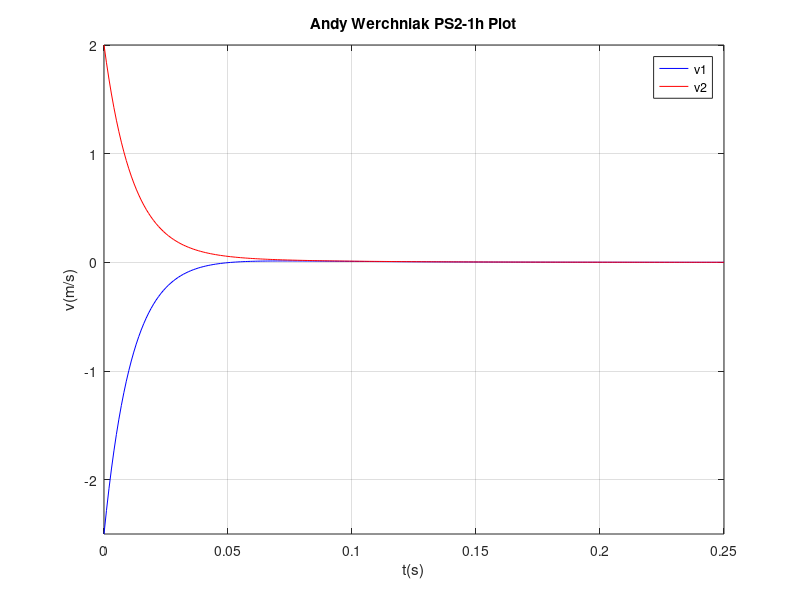

This figure's MATLAB source:
clear;

%Define constants and inital conditions
B=4; D=7; E=5; F=6; G=3; r=1; c=1;
v1(1) = -2.5;
v2(1) = 2;

%define A matrix
A = 1/(r*c)*[-(B*D+D*E),D*E;E*F,-(E*F+F*G)];

%let matlab do the math to get eigenvalues, eigenvectors, and constants
[vec,val] = eig(A);
c = vec^-1*[v1(1);v2(1)];

%define t vector for plotting
t = 0:0.001:0.25;
 
%set equations based on constants, eigenvalues, and eigenvectors
v1 = c(1)*vec(1,1)*exp(val(1,1)*t) + c(2)*vec(1,2)*exp(val(2,2)*t);
v2 = c(1)*vec(2,1)*exp(val(1,1)*t) + c(2)*vec(2,2)*exp(val(2,2)*t);

% compare values found by hand and verify that it's the same plot
% v1 = 0.085*exp(-22.240*t)-2.587*exp(-88.760*t);
% v2 = 0.085*1.164*exp(-22.240*t)-2.587*-0.736*exp(-88.760*t);

%plot results
plot(t,v1,'b',t,v2,'r');
title('Andy Werchniak PS2-1h Plot');
grid on;
axis([min(t),max(t),min(v1),max(v2)]);
legend('v1','v2');
xlabel('t(s)');
ylabel('v(m/s)');
